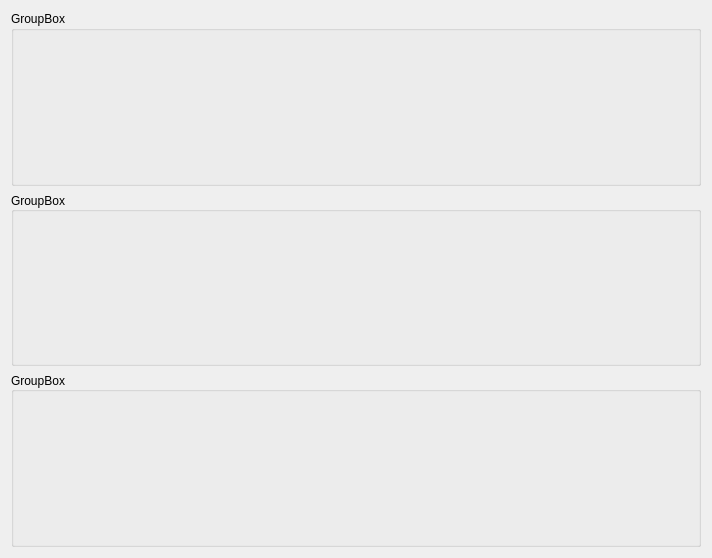
<?xml version="1.0" encoding="UTF-8"?>
<ui version="4.0">
 <class>Form</class>
 <widget class="QWidget" name="Form">
  <property name="geometry">
   <rect>
    <x>0</x>
    <y>0</y>
    <width>712</width>
    <height>558</height>
   </rect>
  </property>
  <property name="windowTitle">
   <string>Form</string>
  </property>
  <layout class="QVBoxLayout" name="verticalLayout_2">
   <item>
    <layout class="QVBoxLayout" name="verticalLayout">
     <property name="topMargin">
      <number>0</number>
     </property>
     <item>
      <widget class="QGroupBox" name="groupBox_4">
       <property name="title">
        <string>GroupBox</string>
       </property>
      </widget>
     </item>
     <item>
      <widget class="QGroupBox" name="groupBox_5">
       <property name="title">
        <string>GroupBox</string>
       </property>
       <property name="alignment">
        <set>Qt::AlignmentFlag::AlignLeading|Qt::AlignmentFlag::AlignLeft|Qt::AlignmentFlag::AlignVCenter</set>
       </property>
      </widget>
     </item>
     <item>
      <widget class="QGroupBox" name="groupBox">
       <property name="title">
        <string>GroupBox</string>
       </property>
       <property name="alignment">
        <set>Qt::AlignmentFlag::AlignLeading|Qt::AlignmentFlag::AlignLeft|Qt::AlignmentFlag::AlignVCenter</set>
       </property>
      </widget>
     </item>
    </layout>
   </item>
  </layout>
 </widget>
 <resources/>
 <connections/>
</ui>
